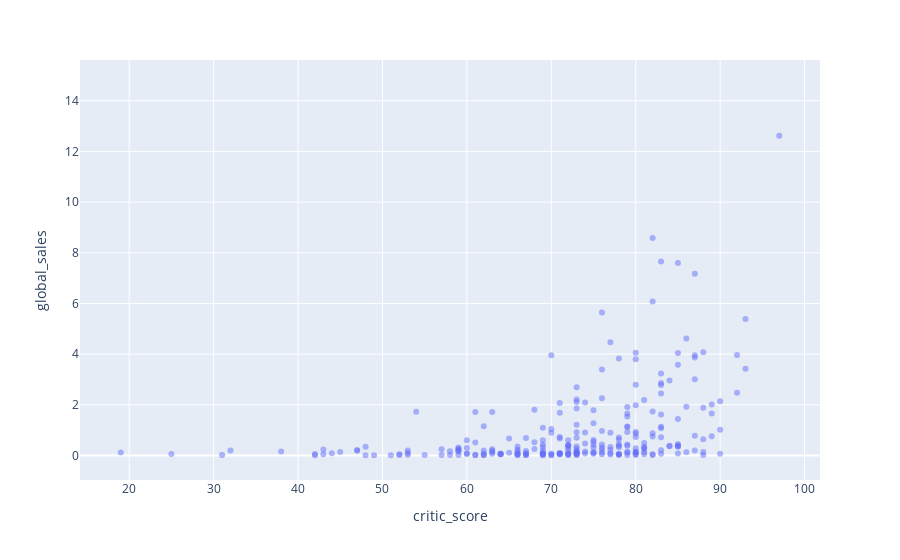

The notebook cell saved with this chart:
### Markdown cell above
## Critic Scores vs User Scores <a id='score_analysis'></a>

### Code cell
# create a scatterplot of PS4 game sales per user and critic reviews
plt = px.scatter(df_from_2013[(df_from_2013['platform']=='PS4')], 'critic_score', 'global_sales', opacity=0.5)
plt.show()
plt = px.scatter(df_from_2013[(df_from_2013['platform']=='PS4')], 'user_score', 'global_sales', opacity=0.5)
plt.show()

### Figure 1 — Plotly figure (JSON) as saved in the notebook; plotly's stock layout.template omitted (floating-point values rounded to 4 significant figures; data arrays with more than 128 entries replaced by an {"elided": "..."} marker saying what was removed)
{"data": [{"hovertemplate": "critic_score=%{x}<br>global_sales=%{y}<extra></extra>", "legendgroup": "", "marker": {"color": "#636efa", "opacity": 0.5, "symbol": "circle"}, "mode": "markers", "name": "", "orientation": "v", "showlegend": false, "type": "scatter", "x": {"elided": "392 int values"}, "xaxis": "x", "y": {"elided": "392 float values"}, "yaxis": "y"}], "layout": {"legend": {"tracegroupgap": 0}, "margin": {"t": 60}, "xaxis": {"anchor": "y", "domain": [0, 1], "title": {"text": "critic_score"}}, "yaxis": {"anchor": "x", "domain": [0, 1], "title": {"text": "global_sales"}}}}
